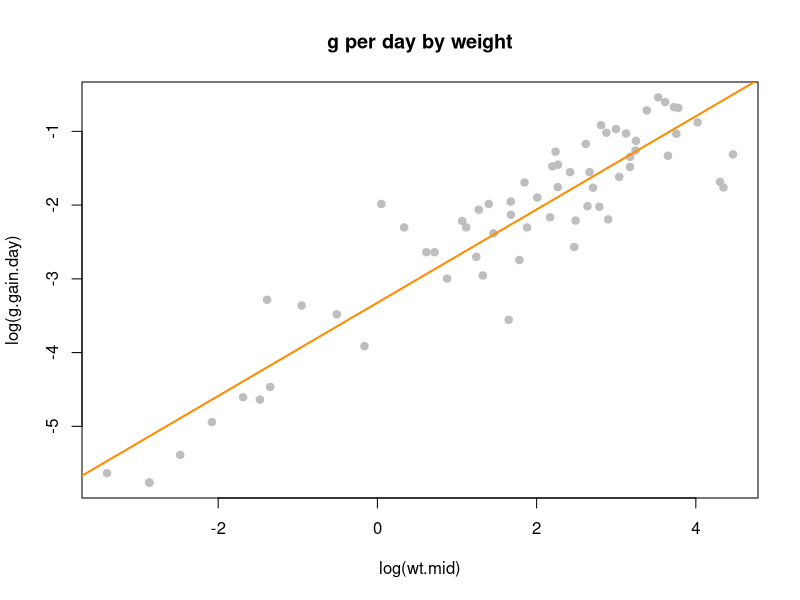
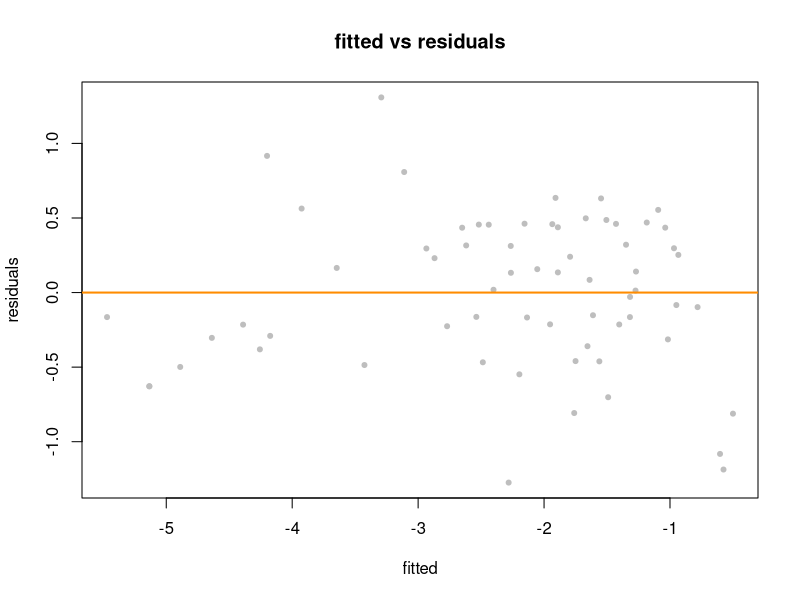
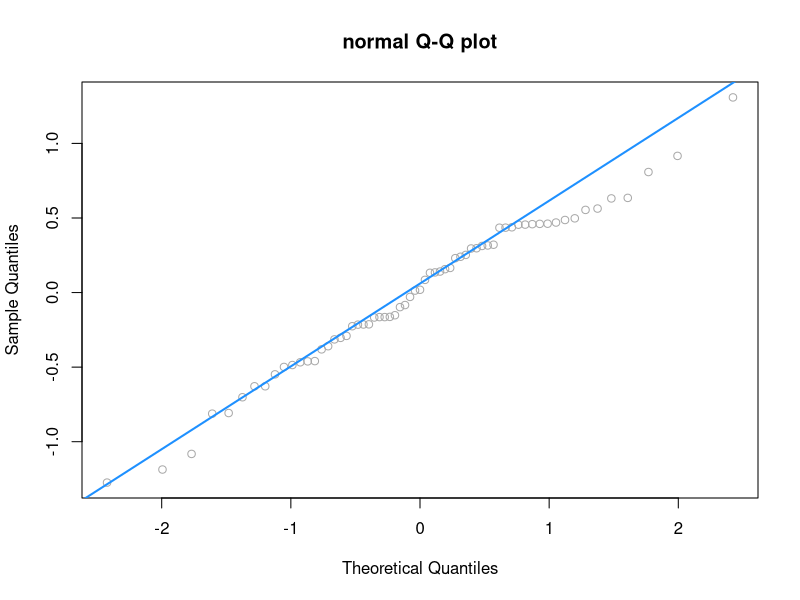
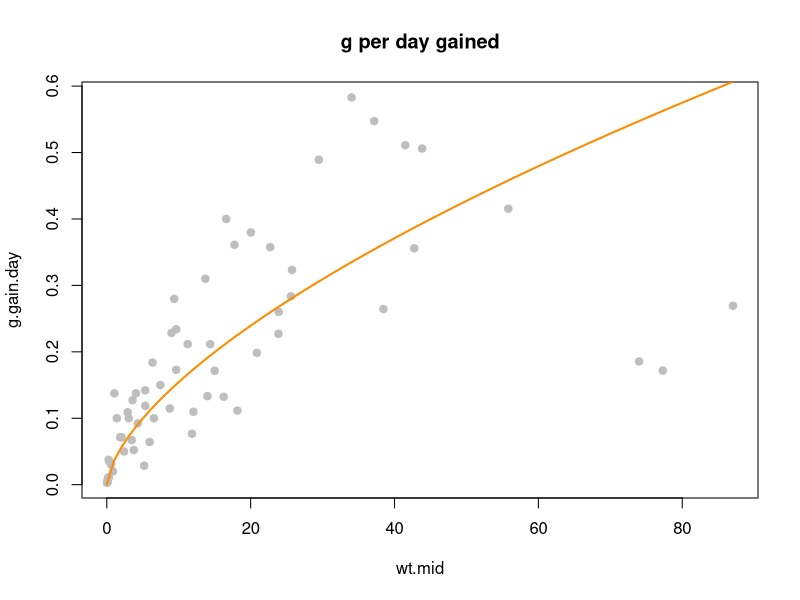
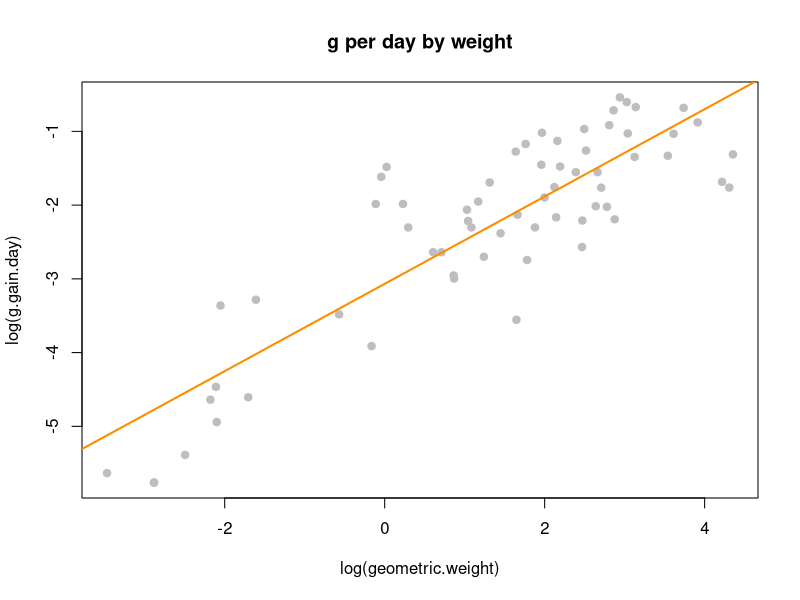
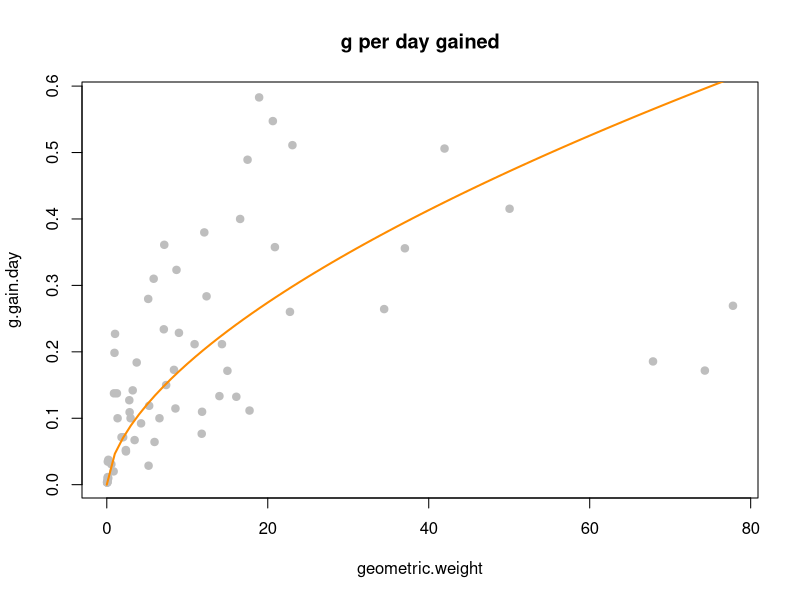
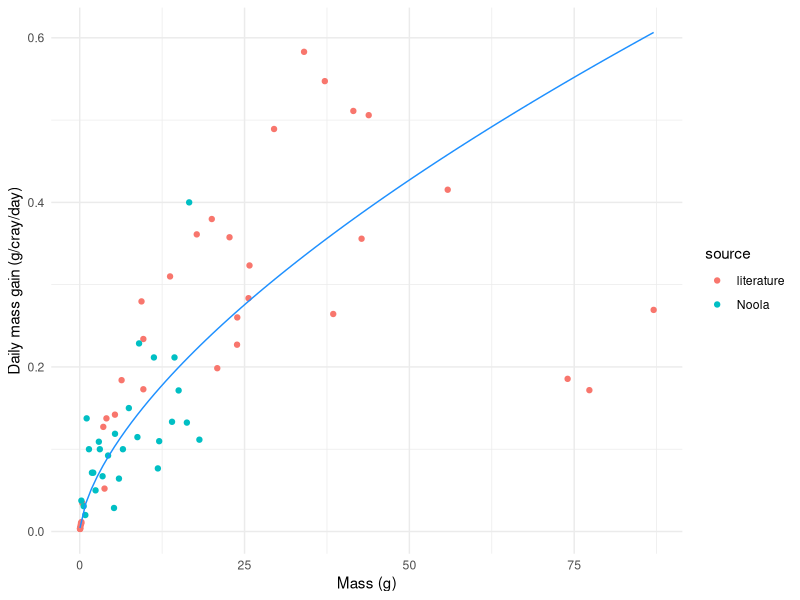
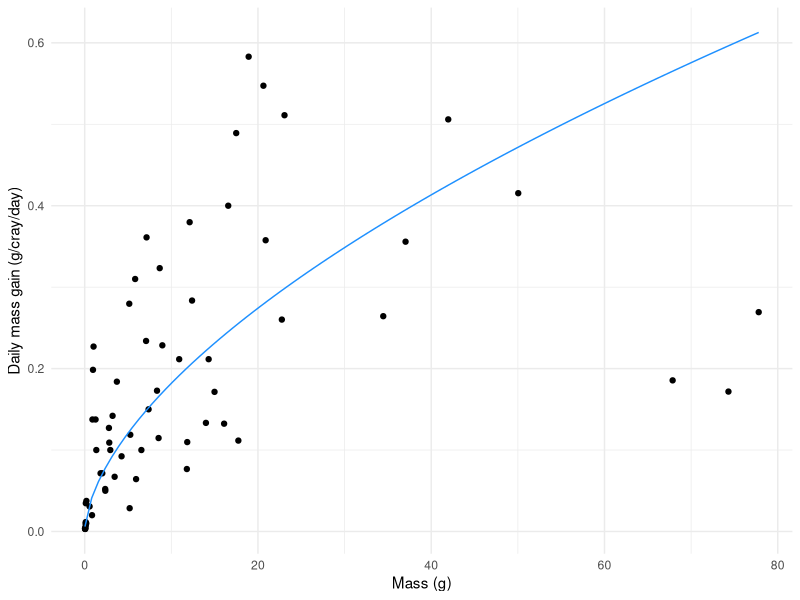

Write the R code that produced these figures, in order. (Note: this script raises an error after producing the figures.)
# import libraries
library(tidyverse)

# import data
redclaw_growth <- read.csv("data/redclaw_growth.csv")

# define parameters
bw_0 <- 0.0221
cray.max <- 1
juvenile.max <- 45

redclaw.growth <- redclaw_growth %>%
  mutate(wt.mid = (wt_2 + wt_1) / 2,
         g.gain.day = (wt_2 - wt_1) / (t_2 - t_1),
         geometric.weight = sqrt(wt_1 * wt_2))

# try base code log-log relationship - looks good!
redclaw.fit.twinlog <- lm(log(g.gain.day) ~ log(wt.mid), data = redclaw.growth)
summary(redclaw.fit.twinlog)

plot(log(g.gain.day) ~ log(wt.mid), data = redclaw.growth, col = "grey", pch = 20, cex = 1.5, main = "g per day by weight")
abline(redclaw.fit.twinlog, col = "darkorange", lwd = 2)

plot(fitted(redclaw.fit.twinlog), resid(redclaw.fit.twinlog), col = "grey", pch = 20,
     xlab = "fitted", ylab = "residuals", main = "fitted vs residuals")
abline(h = 0, col = "darkorange", lwd = 2)

qqnorm(resid(redclaw.fit.twinlog), main = "normal Q-Q plot", col = "darkgrey")
qqline(resid(redclaw.fit.twinlog), col = "dodgerblue", lwd = 2)

plot(g.gain.day ~ wt.mid, data = redclaw.growth, col = "grey", pch = 20, cex = 1.5, main = "g per day gained")
curve(exp(redclaw.fit.twinlog$coef[1]) * x ^ redclaw.fit.twinlog$coef[2], from = 0, to = 100, add = TRUE, col = "darkorange", lwd = 2)

# calculate coefficients for growth curve bw_1 = [bw_0^c_1 + c_2 * days]^c_4
c_1 <- 1 - redclaw.fit.twinlog$coef[2]
c_2 <- c_1 * exp(redclaw.fit.twinlog$coef[1])
c_4 <- 1 / c_1

# plot relationship between weight and grams gained per day 
p_rc_gain <- redclaw.growth %>%
  ggplot(aes(wt.mid, g.gain.day, color = source)) +
  geom_point() +
  stat_function(fun = function(x) exp(redclaw.fit.twinlog$coef[1]) * x^redclaw.fit.twinlog$coef[2], color = 'dodgerblue')+
  stat_function(fun = function(x) exp(redclaw.geometric.twinlog$coef[1]) * x^redclaw.geometric.twinlog$coef[2], color = 'black') +
  xlab("Mass (g)") +
  ylab("Daily mass gain (g/cray/day)") +
  theme_minimal()

# print plot to file
pdf("plots/p_rc_gain.pdf", height = 4)
print(p_rc_gain)
dev.off()

# try base code log-log relationship for geometric weight
redclaw.geometric.twinlog <- lm(log(g.gain.day) ~ log(geometric.weight), data = redclaw.growth)
summary(redclaw.geometric.twinlog)

plot(log(g.gain.day) ~ log(geometric.weight), data = redclaw.growth, col = "grey", pch = 20, cex = 1.5, main = "g per day by weight")
abline(redclaw.geometric.twinlog, col = "darkorange", lwd = 2)

plot(g.gain.day ~ geometric.weight, data = redclaw.growth, col = "grey", pch = 20, cex = 1.5, main = "g per day gained")
curve(exp(redclaw.geometric.twinlog$coef[1]) * x ^ redclaw.geometric.twinlog$coef[2], from = 0, to = 100, add = TRUE, col = "darkorange", lwd = 2)

# calculate coefficients for growth curve bw_1 = [bw_0^c_1 + c_2 * days]^c_4
geometric_c_1 <- 1 - redclaw.geometric.twinlog$coef[2]
geometric_c_2 <- c_1 * exp(redclaw.geometric.twinlog$coef[1])
geometric_c_4 <- 1 / geometric_c_1

# plot relationship between weight and grams gained per day 
p_geometric_gain <- redclaw.growth %>%
  ggplot(aes(geometric.weight, g.gain.day)) +
  geom_point() +
  stat_function(fun = function(x) exp(redclaw.geometric.twinlog$coef[1]) * x^redclaw.geometric.twinlog$coef[2], color = 'dodgerblue') +
  xlab("Mass (g)") +
  ylab("Daily mass gain (g/cray/day)") +
  theme_minimal()

# print plot to file
pdf("plots/p_geometric_gain.pdf", height = 4)
print(p_geometric_gain)
dev.off()

# estimate body-weight over time
bodyweight <- tibble(day = seq(1,360,1)) %>%
  mutate(bw = (bw_0^c_1 + c_2 * day)^c_4,
         bw_g = (bw_0^geometric_c_1 + geometric_c_2 * day)^geometric_c_4) %>%
  pivot_longer(c(bw, bw_g), names_to = "method", values_to = "bw", values_drop_na = TRUE)

# write csv
write.csv(bodyweight, "tabs/bodyweight.csv")

# plot estimated growth curve
cray.growth.plot <- bodyweight %>%
  ggplot(aes(day, bw, color = method)) +
  geom_line() +
  lims(x = c(0, 300), y = c(0, 50)) +
  scale_color_discrete(labels = c("arithmetic", "geometric")) +
  labs(x = "Days", y = "Mass (g)") +
  theme_minimal()

# print plot to file
pdf("plots/cray_growth_plot.pdf", height = 4)
print(cray.growth.plot)
dev.off()

# estimate body-weight over time geometric model
bodyweight_geometric <- tibble(day = seq(1,240,1)) %>%
  mutate(bw = (bw_0^geometric_c_1 + geometric_c_2 * day)^geometric_c_4)

# write to csv
write.csv(bodyweight_geometric, "tabs/bodyweight_geometric.csv")

# plot estimated growth curve geometric
cray.geometric.plot <- bodyweight_geometric %>%
  ggplot(aes(day, bw)) +
  geom_line() +
  labs(x = "Days", y = "Mass (g)") +
  theme_minimal()

# print plot to file
pdf("plots/cray_geometric_plot.pdf", height = 4)
print(cray.geometric.plot)
dev.off()

# define feeding requirements

# import data
redclaw.feed_rate <- read.csv("data/redclaw_feed_rate.csv")

# plot to view
# plot estimated growth curve
cray.feed.plot <- redclaw.feed_rate %>%
  ggplot(aes(mass, feed_rate)) +
  geom_line() +
  labs(x = "Mass (g)", y = "Feed Rate") +
  theme_minimal()

# try base code log-log relationship - looks good!
redclaw.feed.twinlog <- lm(log(feed_rate) ~ log(mass), data = redclaw.feed_rate)
summary(redclaw.feed.twinlog)

plot(log(feed_rate) ~ log(mass), data = redclaw.feed_rate, col = "grey", pch = 20, cex = 1.5, main = "Feed Rate")
abline(redclaw.feed.twinlog, col = "darkorange", lwd = 2)

plot(feed_rate ~ mass, data = redclaw.feed_rate, col = "grey", pch = 20, cex = 1.5, main = "Feed Rate")
curve(exp(redclaw.feed.twinlog$coef[1]) * x ^ redclaw.feed.twinlog$coef[2], from = 0, to = 100, add = TRUE, col = "darkorange", lwd = 2)

# plot proposed feeding regime 
p_feed_rate <- redclaw.feed_rate %>%
  ggplot(aes(mass, feed_rate)) +
  geom_point() +
  stat_function(fun = function(x) exp(redclaw.feed.twinlog$coef[1]) * x^redclaw.feed.twinlog$coef[2], color = 'dodgerblue') +
  xlab("Crayfish Mass (g)") +
  ylab("Feed Rate (proportion of bodyweight)") +
  theme_minimal()

# print plot to file
pdf("plots/p_feed_rate.pdf", height = 4)
print(p_feed_rate)
dev.off()

g.model.filter <- bodyweight %>%
  filter(day %in% seq(0, 210,7))

write.csv(g.model.filter,"tabs/growth_model.csv")
